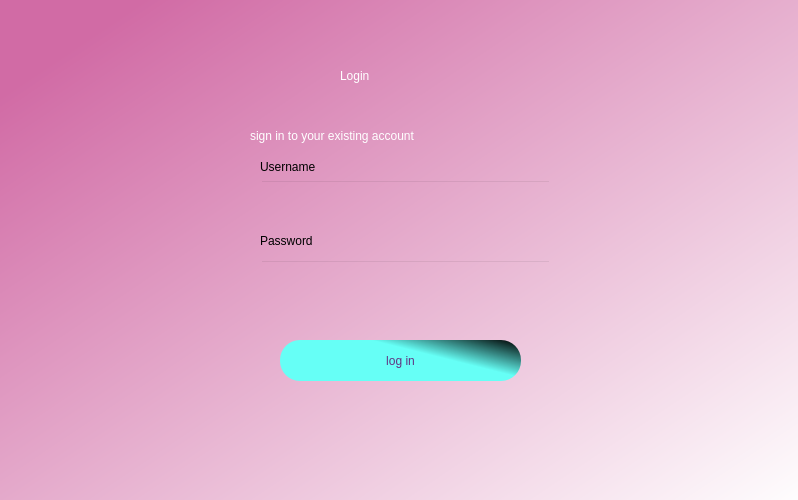
<?xml version="1.0" encoding="UTF-8"?>
<ui version="4.0">
 <class>Dialog</class>
 <widget class="QDialog" name="Dialog">
  <property name="geometry">
   <rect>
    <x>0</x>
    <y>0</y>
    <width>798</width>
    <height>500</height>
   </rect>
  </property>
  <property name="minimumSize">
   <size>
    <width>750</width>
    <height>500</height>
   </size>
  </property>
  <property name="windowTitle">
   <string>Dialog</string>
  </property>
  <widget class="QWidget" name="bgwidget" native="true">
   <property name="geometry">
    <rect>
     <x>-10</x>
     <y>0</y>
     <width>811</width>
     <height>531</height>
    </rect>
   </property>
   <property name="styleSheet">
    <string notr="true">QWidget#bgwidget{
background-color: qlineargradient(spread:pad, x1:0.091, y1:0.101636, x2:0.991379, y2:0.977, stop:0 rgba(209, 107, 165, 255), stop:1 rgba(255, 255, 255, 255));}</string>
   </property>
   <widget class="QLabel" name="label">
    <property name="geometry">
     <rect>
      <x>350</x>
      <y>40</y>
      <width>251</width>
      <height>71</height>
     </rect>
    </property>
    <property name="styleSheet">
     <string notr="true">font: 75 36pt &quot;Ubuntu&quot;;
color: rgb(255, 255, 255);</string>
    </property>
    <property name="text">
     <string>Login</string>
    </property>
   </widget>
   <widget class="QLabel" name="label_2">
    <property name="geometry">
     <rect>
      <x>260</x>
      <y>120</y>
      <width>381</width>
      <height>31</height>
     </rect>
    </property>
    <property name="styleSheet">
     <string notr="true">font: 75 17pt &quot;Ubuntu&quot;;color:rgb(255, 255, 255)</string>
    </property>
    <property name="text">
     <string>sign in to your existing account</string>
    </property>
   </widget>
   <widget class="QPushButton" name="login_p">
    <property name="geometry">
     <rect>
      <x>290</x>
      <y>340</y>
      <width>241</width>
      <height>41</height>
     </rect>
    </property>
    <property name="styleSheet">
     <string notr="true">border-radius:20px;
background-color: qlineargradient(spread:pad, x1:0.573, y1:0.289773, x2:1, y2:0, stop:0 rgba(102, 255, 246, 255), stop:0.98 rgba(0, 0, 0, 255), stop:1 rgba(235, 148, 61, 255));
font: 75 16pt &quot;Ubuntu&quot;;
color:rgb(97, 53, 131)</string>
    </property>
    <property name="text">
     <string>log in</string>
    </property>
   </widget>
   <widget class="QLineEdit" name="emailfeld">
    <property name="geometry">
     <rect>
      <x>270</x>
      <y>180</y>
      <width>291</width>
      <height>41</height>
     </rect>
    </property>
    <property name="styleSheet">
     <string notr="true">background-color:rgba(0,0,0,0);
font: 75 16pt &quot;Ubuntu&quot;;</string>
    </property>
   </widget>
   <widget class="QLineEdit" name="passwordfeld">
    <property name="geometry">
     <rect>
      <x>270</x>
      <y>260</y>
      <width>291</width>
      <height>41</height>
     </rect>
    </property>
    <property name="styleSheet">
     <string notr="true">background-color:rgba(0,0,0,0);
font: 75 16pt &quot;Ubuntu&quot;;</string>
    </property>
   </widget>
   <widget class="QLabel" name="label_3">
    <property name="geometry">
     <rect>
      <x>270</x>
      <y>156</y>
      <width>81</width>
      <height>21</height>
     </rect>
    </property>
    <property name="text">
     <string>Username</string>
    </property>
   </widget>
   <widget class="QLabel" name="label_4">
    <property name="geometry">
     <rect>
      <x>270</x>
      <y>230</y>
      <width>81</width>
      <height>21</height>
     </rect>
    </property>
    <property name="text">
     <string>Password</string>
    </property>
   </widget>
   <widget class="QLabel" name="error">
    <property name="geometry">
     <rect>
      <x>280</x>
      <y>310</y>
      <width>261</width>
      <height>20</height>
     </rect>
    </property>
    <property name="styleSheet">
     <string notr="true">font: 75 12pt &quot;Ubuntu&quot;;color: red;</string>
    </property>
    <property name="text">
     <string/>
    </property>
   </widget>
  </widget>
 </widget>
 <resources/>
 <connections/>
</ui>
